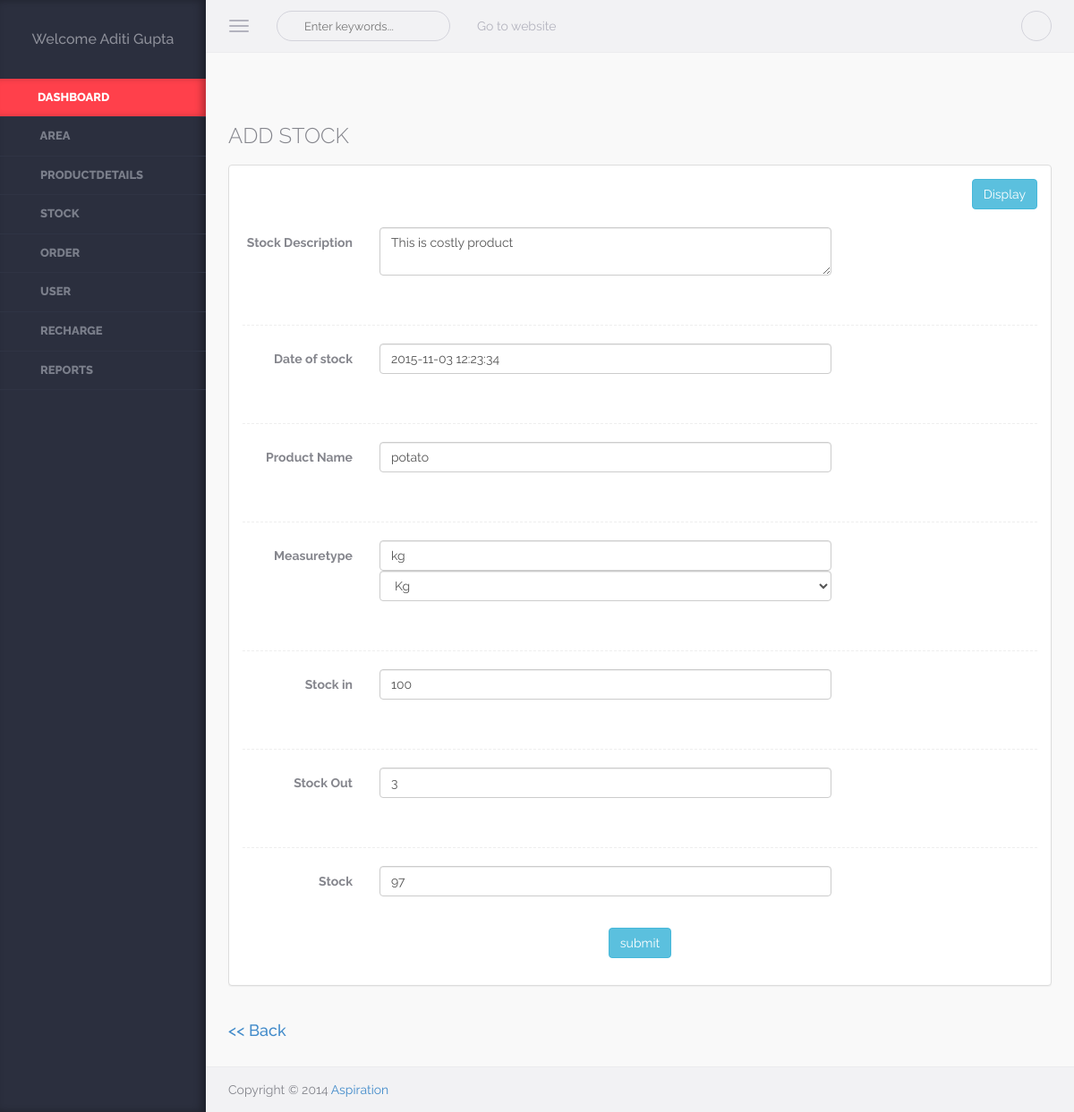
The page /admin/edit_stock.php?Id=1 (signed in) on the database its author committed.
### tables this page shows
CREATE TABLE `user` (
  `Userid` int(5) NOT NULL,
  `Username` varchar(50) NOT NULL,
  `Password` varchar(8) NOT NULL,
  `Usertypeid` int(5) NOT NULL,
  `Fname` varchar(50) NOT NULL,
  `Lname` varchar(50) NOT NULL,
  `Mobileno` bigint(10) NOT NULL,
  `Address` varchar(100) NOT NULL,
  `Areaid` int(5) NOT NULL,
  `Email` varchar(50) NOT NULL,
  `DOB` date NOT NULL,
  `DOL` datetime NOT NULL,
  `Visitcnt` int(5) NOT NULL,
  `Isauthenticate` bit(1) NOT NULL
);

CREATE TABLE `stock` (
  `Stockid` int(5) NOT NULL,
  `Stockdesc` varchar(50) NOT NULL,
  `DOS` datetime NOT NULL,
  `Productid` int(5) NOT NULL,
  `Measuretypeid` int(5) NOT NULL,
  `Stockin` int(5) NOT NULL,
  `Stockout` float NOT NULL,
  `Stock` float NOT NULL
);

CREATE TABLE `product` (
  `Productid` int(5) NOT NULL,
  `Productname` varchar(50) NOT NULL,
  `Actualprice` int(5) NOT NULL,
  `Discount` int(5) NOT NULL DEFAULT '0',
  `Offerprice` int(5) NOT NULL,
  `Categoryid` int(5) NOT NULL,
  `Imagepath` varchar(50) NOT NULL,
  `Isdisplay` bit(1) NOT NULL,
  `Description` varchar(100) NOT NULL,
  `Qty` int(5) NOT NULL,
  `Measuretypeid` int(5) NOT NULL
);

CREATE TABLE `measuretype` (
  `Measuretypeid` int(5) NOT NULL,
  `Measuretypevalue` varchar(50) NOT NULL,
  `Isdisplay` bit(1) NOT NULL
);

### Class/User.php (called while the page is built, shortened)
<?php
class User
{
	public function display1($uid)
	{
			$conn=new mysqli("localhost","root","","db_alboutveggies");
			$qry="SELECT Fname,Lname,Mobileno,Address,Email FROM User WHERE Userid=".$uid;
			$data=mysqli_query($conn,$qry);
			return $data;
				}
}
?>

### Class/Stock.php (called while the page is built, shortened)
<?php
class Stock
{
	public function display($rec)
	{
			$conn=new mysqli("localhost","root","","db_alboutveggies");
			$qry="SELECT Stock.Stockid,Stock.Stockdesc,Stock.DOS,Product.Productname,Measuretype.Measuretypevalue,Stock.Stockin,Stock.Stockout,Stock.Stock FROM Stock,Product,Measuretype WHERE Stock.Productid=Product.Productid AND Stock.Measuretypeid=Measuretype.Measuretypeid AND Stock.Stockid=".$rec;
			$data=mysqli_query($conn,$qry);
			return $data;
	}
}
?>

### admin/edit_stock.php (the view, shortened to what this page needs)
<?php
	include_once("header.php");
?>
<div class="warper container-fluid">
<br><br>
<?php
include_once("../class/Stock.php");
$obj=new Stock();
$sid=$sdes=$mv=$pid=$pnm=$dos=$mv=$sin=$sout=$st=$dos=" ";
if(isset($_GET["Id"]))
{
	$sid=$_GET["Id"];
	$rec=$obj->display($sid);
	while($result=mysqli_fetch_array($rec))
	{
		$sdes=$result[1];
		$dos=$result[2];
		$pnm=$result[3];
		$mv=$result[4];
		$sin=$result[5];
		$sout=$result[6];
		$st=$result[7];
	}
}
?>
<div class="page-header"><h3>ADD STOCK</h3></div>
      		<div class="row">
               <div class="col-md-12">
                 	<div class="panel panel-default">
                        <div class="panel-body">
						<form class="form-horizontal" method="post" >
	<div align="right">
            <input type="submit" class="btn btn-info" Name="btnDis" value="Display">
	  </div>
</form>
	  <br>
            	<form class="form-horizontal" method="post"  >
		 <div class="form-group">
       <label class="col-sm-2 control-label">Stock Description</label>
		<div class="col-sm-7">
       <textarea  class="form-control tagsinput" Name="textSdes"  required><?php echo $sdes;?></textarea>		</div>
         </div>
         <hr class="dotted"></hr>
		 <div class="form-group">
       <label class="col-sm-2 control-label">Date of stock</label>
		<div class="col-sm-7">
       <input type="text" class="form-control tagsinput" Name="txtDos" value="<?php echo $dos;?>" Required>
		</div>
         </div>
         <hr class="dotted"></hr>
		 <div class="form-group">
       <label class="col-sm-2 control-label">Product Name</label>
		<div class="col-sm-7">
       <input type="text" class="form-control tagsinput" Name="txtPnm" value="<?php echo $pnm;?>" >
		</div>
         </div>
		 <hr class="dotted"></hr>
		       <div class="form-group">
       <label class="col-sm-2 control-label">Measuretype</label>
		<div class="col-sm-7">
		 <input type="text" class="form-control" Name="txtMv" value="<?php echo $mv;?>" >
      <select class="form-control" name="cb2Mv" required>
			<option >Kg</option>
		</select>
         </div>
		 </div>
		 <hr class="dotted"></hr>
		 <div class="form-group">
       <label class="col-sm-2 control-label">Stock in</label>
		<div class="col-sm-7">
       <input type="text" class="form-control tagsinput" Name="txtSin" value="<?php echo $sin;?>" >
		</div>
         </div>
		 <hr class="dotted"></hr>
		 <div class="form-group">
       <label class="col-sm-2 control-label">Stock Out</label>
		<div class="col-sm-7">
       <input type="text" class="form-control tagsinput" Name="txtSout" value="<?php echo $sout;?>" >
		</div>
         </div>
		    <hr class="dotted"></hr>
		 <div class="form-group">
       <label class="col-sm-2 control-label">Stock </label>
		<div class="col-sm-7">
       <input type="text" class="form-control tagsinput" Name="txtSt" value="<?php echo $st;?>">
		</div>
         </div>
       <div class="form-group">
	   <div align="center">
      <input type="submit" class="btn btn-info" Name="btnSub" value="submit">
	  </div>
	  </div>
			 	</form>
			</div></div>
            </div> </div>
 <a href='index.php' ><h4>&lt;&lt;&nbsp;Back</h4></a>
</div>
			<?php
	include_once("footer.php");
?>
</body>
</html>

### admin/header.php (shortened to what this page needs)
<!DOCTYPE html>
<html lang="en">
<head>
    <link rel="stylesheet" href="assets/css/plugins/typeahead/typeahead.css" />
    <link rel="stylesheet" href="assets/css/switch-buttons/switch-buttons.css" />
	<link rel="stylesheet" href="assets/css/bootstrap/bootstrap.css" />
    <link rel="stylesheet" href="assets/css/fontawesome/font-awesome.css" />
    <link rel="stylesheet" href="assets/css/plugins/bootstrap-tagsinput/bootstrap-tagsinput.css" />
    <link rel="stylesheet" href="assets/css/plugins/bootstrap-chosen/chosen.css" />
    <link rel="stylesheet" href="assets/css/plugins/bootstrap-datetimepicker/bootstrap-datetimepicker.css" />
    <link rel="stylesheet" href="assets/css/plugins/calendar/calendar.css" />
    <link rel="stylesheet" href="assets/css/app/app.v1.css" />
</head>
<body >
<?php
		include_once("../class/User.php");
	$obj=new User();
	$Uid=$_SESSION["uid"];
$Utid=$_SESSION["utid"];
	$rec=$obj->display1($Uid);
$data="	<aside class='left-panel'>
            <div class='user text-center'>";
	if($result=mysqli_fetch_array($rec))
	{
				$data.="<h4 class='user-name'>Welcome ".$result[0]."&nbsp;".$result[1]."</h4>";
	}
	$data.="</div>
	<nav class='navigation'>
            	<ul class='list-unstyled'>
                	<li class='active'><a href='index.php'><i class='fa fa-bookmark-o'></i><span class='nav-label'>Dashboard</span></a></li>
               ";
    if($Utid==1)
	{
       $data.="
                    <li class='has-submenu'><a href='#'><i class='fa fa-map-marker'></i> <span class='nav-label'>Area</span></a>
                    	<ul class='list-unstyled'>
						<li><a href='edit_area.php'>Add Area</a></li>
                        	<li><a href='display_area.php'>Area</a></li>
							                         </ul>
                    </li>
					<li class='has-submenu'><a href='#'><i class='fa fa-file-text-o'></i> <span class='nav-label'>Productdetails</span></a>
                    	<ul class='list-unstyled'>
						<li><a href='edit_category.php'>Add category</a></li>
						<li><a href='display_category.php'>Category</a></li>
						<li><a href='edit_product.php'>Add product</a></li>
						<li><a href='display_productcategory.php'>Product</a></li>
                            </ul>
					</li>
					<li class='has-submenu'><a href='#'><i class='fa fa-file-text-o'></i> <span class='nav-label'>Stock</span></a>
                    	<ul class='list-unstyled'>
						<li><a href='edit_measuretype.php'>Add Measuretype</a></li>
						<li><a href='display_measuretype.php'>Measuretype</a></li>
						<li><a href='edit_stock.php'>Add Stock</a></li>
						<li><a href='display_stock.php'>Stock</a></li>
						</ul>
					</li>
					<li class='has-submenu'><a href='#'><i class='fa fa-file-text-o'></i> <span class='nav-label'>Order</span></a>
                    	<ul class='list-unstyled'>
						<li><a href='display_order.php'>Order</a></li>
                            <li><a href='display_orderdetail.php'>Orderdetail</a></li>
                            <li><a href='display_orderstatus.php'>Orderstatus</a></li>
<li><a href='todayorderA.php'>Today Order</a></li>
							</ul>
					</li>
					<li class='has-submenu'><a href='display_user.php'><i class='fa fa-users'></i> <span class='nav-label'>User</span></a>
                    						</li>
				<li class='has-submenu'><a href='display_recharge.php'><i class='fa fa-money'></i> <span class='nav-label'>Recharge</span></a>
                    	</li>
					<li class='has-submenu'><a href='report.php'><i class='fa fa-users'></i> <span class='nav-label'>Reports</span></a>
                    						</li>
				";
	}
	else
	{
	$data.="	<li class='has-submenu'><a href='todayorderS.php'><i class='fa fa-child'></i> <span class='nav-label'>Today Order</span></a>
                    						</li>
				<li class='has-submenu'><a href='myorder.php'><i class='fa fa-child'></i> <span class='nav-label'>Past Order</span></a>
                    	</li>";
	}
	 $data.="    </ul>
            </nav>
    </aside>";
	echo $data;
  ?>
    <section class="content">
        <header class="top-head container-fluid">
            <button type="button" class="navbar-toggle pull-left">
                <span class="icon-bar"></span>
                <span class="icon-bar"></span>
                <span class="icon-bar"></span>
            </button>
            <form role="search" class="navbar-left app-search pull-left hidden-xs">
              <input type="text" placeholder="Enter keywords..." class="form-control form-control-circle">
         	</form>
            <nav class=" navbar-default hidden-xs" role="navigation">
                <ul class="nav navbar-nav">
                <li><a href="../website/index.php">Go to website</a></li>
              </ul>
            </nav>
            <ul class="nav-toolbar">
            	                <li class="dropdown"><a href="#" data-toggle="dropdown"><i class="fa fa-ellipsis-v"></i></a>
                </li>
            </ul>
        </header>

### admin/assets/css/app/app.v1.css (style rules this page uses)
body { background-color:#f9f9f9; color:#85868d; font-family: 'Raleway', sans-serif; position:relative; }
body, html { overflow-x:hidden; }
aside.left-panel { background-color:#2b2f3e; width:230px; position:fixed; padding:25px 0px; box-shadow:inset -5px 0px 8px rgba(0,0,0,0.3); height:100%; top:0px; left:0px; }
.user { margin-bottom:35px; }
.user h4.user-name { color:#8e909a; font-size:16px; }
.navigation { margin:20px 0px; }
.navigation > ul > li { position:relative; }
.navigation > ul > li.has-submenu:after { content:"\f105"; font-family: 'FontAwesome'; display:inline-block; position:absolute; color:#7a7e8a; right:15px; transition: all 0.4s; -moz-transition: all 0.4s; -webkit-transition: all 0.4s; -o-transition: all 0.4s; top:10px; visibility:hidden; }
.navigation > ul > li > a { display:block; padding:12px 25px; color:#7a7e8a; text-transform:uppercase; font-size:13px; text-decoration:none; font-weight:800; border-bottom:1px solid #2f3444; transition: all 0.4s; -moz-transition: all 0.4s; -webkit-transition: all 0.4s; -o-transition: all 0.4s; }
.navigation > ul > li:hover > a, .navigation > ul > li.active:hover > a, .navigation > ul > li.active > a { color:#fff; background-color: #ff404b; -webkit-box-shadow: inset -6px 0 8px -2px rgba(0,0,0,0.3); box-shadow: inset -6px 0 8px -2px rgba(0,0,0,0.3); }
.navigation ul li a i { margin-right:6px; font-size:14px; }
header { background-color:#f2f2f4; border-bottom:1px solid #ececee; padding-top:4px; padding-bottom:4px; }
.navbar-toggle { margin:8px 20px 8px 0px; display:block; padding-left:0px; }
.navbar-toggle .icon-bar { background-color:#b3b3be; }
.app-search { position:relative; margin-top:8px; margin-bottom:8px; margin-right:15px; }
.app-search .form-control, .app-search .form-control:focus { border:1px solid #d3d3db; font-size:13px; color:#c4c4cd; padding-left:30px; background:none; box-shadow:none; }
.app-search:before { content:"\f002"; position:absolute; left:12px; font-family: FontAwesome; cursor:pointer; top:7px; color:#c4c4cd; display:inline-block; }
header .navbar-default .navbar-nav > li > a { color:#b3b3be; }
.nav-toolbar { margin:8px 0px; float:right; }
.nav-toolbar > li { padding:0px; display:inline-block; margin-left:5px; position:relative; list-style:none; }
.nav-toolbar > li > a { color:#d3d3db; font-size:18px; border:1px solid #d3d3db; border-radius:50px; height:34px; width:34px; text-align:center; display:block; padding:4px; }
.content { margin-left:230px; }
.content > .container-fluid { padding-left:25px; padding-right:25px; }
.warper { padding-top:20px; padding-bottom:20px; min-height:550px; }
.page-header { margin:0px; border:0px; }
.page-header * { font-weight:300; }
.btn-circle, .form-control-circle, .btn-group .btn-circle:first-child:not(:last-child):not(.dropdown-toggle) { border-radius:50px; }
.panel { margin-bottom:30px; }
hr.dotted { border-style:dashed; }

### rows shown on the page
user: Fname "Aditi", Lname "Gupta"
stock: textSdes "This is costly product", txtDos "2015-11-03 12:23:34", txtPnm "potato", txtMv "kg", txtSin "100", txtSout "3", txtSt "97"
